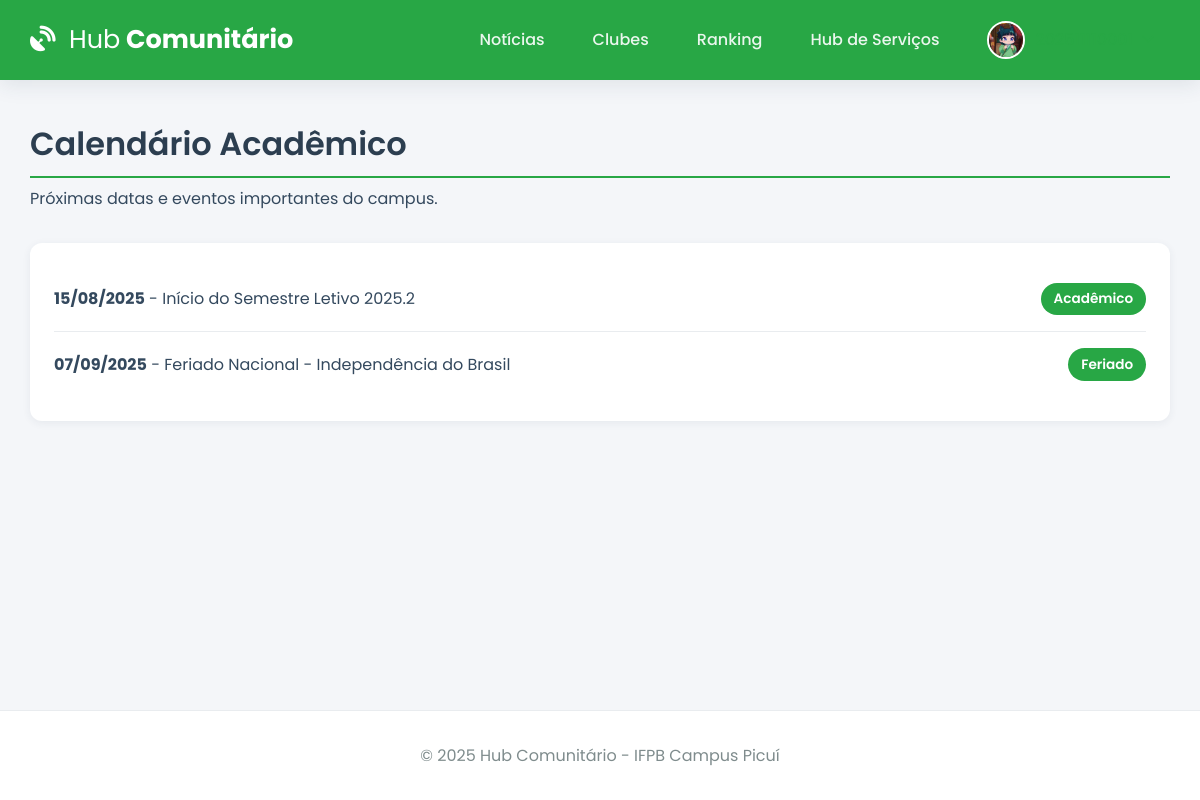
/calendario_academico (signed in), run on the app's committed database.
### app.py (models this page shows, shortened)
class User(db.Model):
    id = db.Column(db.Integer, primary_key=True)
    email = db.Column(db.String(120), unique=True, nullable=False)
    username = db.Column(db.String(12), unique=True, nullable=False)
    password_hash = db.Column(db.String(256), nullable=False)
    image_file = db.Column(db.String(100), nullable=False, default='default.jpg')
    eventos_inscritos = db.relationship('Evento', secondary=inscricao_evento_tabela, back_populates='alunos_inscritos', lazy='dynamic')
    clubes_membro = db.relationship('Clube', secondary=membros_clube_tabela, back_populates='membros', lazy='dynamic')
    clubes_liderados = db.relationship('Clube', backref='lider', lazy='dynamic', foreign_keys='Clube.lider_id')
    topicos_criados = db.relationship('ForumTopico', backref='autor', lazy='dynamic', cascade="all, delete-orphan")
    posts_criados = db.relationship('ForumPost', backref='autor', lazy='dynamic', cascade="all, delete-orphan")
    badges = db.relationship('Badge', secondary=user_badges_tabela, back_populates='users', lazy='dynamic')

class CalendarioAcademico(db.Model):
    id = db.Column(db.Integer, primary_key=True)
    data = db.Column(db.Date, nullable=False)
    descricao = db.Column(db.String(200), nullable=False)
    tipo = db.Column(db.String(50), nullable=False)

### app.py (the view)
@app.route('/calendario_academico')
@login_required
def calendario_academico():
    hoje = date.today()
    eventos = CalendarioAcademico.query.filter(CalendarioAcademico.data >= hoje).order_by(CalendarioAcademico.data.asc()).all()
    return render_template('calendario_academico.html', eventos=eventos)

### app.py (called while the page is built)
@app.before_request
def load_logged_in_user():
    user_id = session.get('user_id')
    g.user = User.query.get(user_id) if user_id else None
    if user_id and g.user is None: session.clear()

def login_required(f):
    @wraps(f)
    def decorated_function(*args, **kwargs):
        if g.user is None:
            flash('Você precisa fazer login para acessar esta página.', 'warning')
            return redirect(url_for('login'))
        return f(*args, **kwargs)
    return decorated_function

@app.context_processor
def inject_utils():
    return dict(
        current_user_data=g.user,
        current_year=datetime.now(timezone.utc).year,
        timedelta=timedelta
    )

### templates/calendario_academico.html (shortened to what this page needs)
{% extends 'base.html' %}
{% block content %}
<h1 class="page-header">Calendário Acadêmico</h1>
<p class="lead text-muted" style="margin-top: -1rem; margin-bottom: 2rem;">Próximas datas e eventos importantes do campus.</p>
<div class="card">
    <div class="card-body">
        {% if eventos %}
            <ul class="course-list">
                {% for evento in eventos %}
                    <li class="list-item">
                        <div>
                            <strong>{{ evento.data.strftime('%d/%m/%Y') }}</strong> - {{ evento.descricao }}
                        </div>
                        <span class="vagas-badge">{{ evento.tipo }}</span>
                    </li>
                {% endfor %}
            </ul>
        {% else %}
            <div class="empty-state">
                <p>Nenhum evento futuro encontrado no calendário acadêmico.</p>
            </div>
        {% endif %}
    </div>
</div>
{% endblock %}

### templates/base.html (shortened to what this page needs)
<!DOCTYPE html>
<html lang="pt-br">
<head>
    <link rel="stylesheet" href="https://cdnjs.cloudflare.com/ajax/libs/font-awesome/6.5.2/css/all.min.css" />
    <link rel="stylesheet" href="{{ url_for('static', filename='css/style.css') }}">
</head>
<body>
    <header class="header">
        <div class="container">
            <nav class="navbar">
                <a class="navbar-brand" href="{{ url_for('noticias') if current_user_data else url_for('login') }}">
                    <i class="fas fa-satellite-dish"></i> <strong>Hub</strong> Comunitário
                </a>
                <div class="nav-links" id="nav-links">
                    {% if current_user_data %}
                        <a class="nav-item" href="{{ url_for('noticias') }}">Notícias</a>
                        <a class="nav-item" href="{{ url_for('clubes') }}">Clubes</a>
                        <a class="nav-item" href="{{ url_for('ranking') }}">Ranking</a>
                        <a class="nav-item" href="{{ url_for('hub_servicos') }}">Hub de Serviços</a>
                        <div class="nav-item user-menu">
                             <a class="user-menu-trigger" href="#">
                                 <img src="{{ url_for('static', filename='profile_pics/' + current_user_data.image_file) }}" class="nav-profile-image">
                                 <span>{{ current_user_data.username }}</span> <i class="fas fa-chevron-down dropdown-icon"></i>
                             </a>
                        </div>
                    {% else %}
                        <a href="{{ url_for('login') }}" class="nav-item">Entrar</a>
                        <a href="{{ url_for('register') }}" class="nav-item btn btn-outline">Registar</a>
                    {% endif %}
                </div>
            </nav>
        </div>
    </header>
    <main class="container">
        {% block content %}{% endblock %}
    </main>
    <footer class="footer">
        <p>&copy; {{ current_year }} Hub Comunitário - IFPB Campus Picuí</p>
    </footer>
</body>
</html>

### static/css/style.css (style rules this page uses)
:root { --ifpb-green: #28a745; --ifpb-green-dark: #218838; --dark-blue: #2c3e50; --light-gray: #ecf0f1; --medium-gray: #bdc3c7; --text-color: #34495e; --light-text: #7f8c8d; --background-color: #f4f6f9; --surface-color: #ffffff; --border-color: #e9ecef; --font-family-base: 'Poppins', sans-serif; --shadow-sm: 0 2px 8px rgba(44, 62, 80, 0.07); --shadow-md: 0 5px 20px rgba(44, 62, 80, 0.1); --border-radius: 12px; }
* { box-sizing: border-box; margin: 0; padding: 0; }
html { height: 100%; }
body { font-family: var(--font-family-base); background-color: var(--background-color); color: var(--text-color); display: flex; flex-direction: column; min-height: 100%; }
.container { width: 95%; max-width: 1200px; margin: 0 auto; }
main.container { flex-grow: 1; padding-top: 2.5rem; padding-bottom: 2.5rem; }
h1, h2, h3, h4 { font-weight: 600; color: var(--dark-blue); margin-bottom: 1.5rem; }
a { color: var(--ifpb-green); text-decoration: none; transition: color 0.2s; }
.header { background-color: var(--ifpb-green); padding: 0.8rem 0; box-shadow: var(--shadow-md); position: sticky; top: 0; z-index: 1000; }
.navbar { display: flex; justify-content: space-between; align-items: center; }
.navbar-brand { font-weight: 700; font-size: 1.6rem; color: var(--surface-color); }
.navbar-brand i { margin-right: 0.5rem; }
.navbar-brand strong { font-weight: 400; }
.nav-links { display: flex; align-items: center; gap: 1rem; }
.nav-item { color: rgba(255, 255, 255, 0.9); font-weight: 500; padding: 0.5rem 1rem; border-radius: var(--border-radius); transition: background-color 0.2s; }
.nav-profile-image { width: 38px; height: 38px; border-radius: 50%; margin-right: 10px; object-fit: cover; border: 2px solid var(--surface-color); }
.user-menu { position: relative; }
.user-menu-trigger { display: flex; align-items: center; cursor: pointer; }
.user-menu-trigger .dropdown-icon { font-size: 0.8em; margin-left: 0.5rem; transition: transform 0.2s; }
.card { background-color: var(--surface-color); border-radius: var(--border-radius); box-shadow: var(--shadow-sm); transition: all 0.3s ease-in-out; display: flex; flex-direction: column; height: 100%; }
.card .card-body { padding: 1.5rem; flex-grow: 1; }
.vagas-badge, .vagas-badge-lg { background-color: var(--ifpb-green); color: white; padding: 0.4rem 0.8rem; border-radius: 50px; font-size: 0.85rem; font-weight: 600; }
.course-list, .simple-list { list-style: none; }
.list-item { display: flex; justify-content: space-between; align-items: center; padding: 1rem 0; border-bottom: 1px solid var(--border-color); }
.list-item:last-child { border-bottom: none; }
.page-header { border-bottom: 2px solid var(--ifpb-green); padding-bottom: 0.5rem; }
.footer { padding: 2rem 0; background-color: var(--surface-color); text-align: center; margin-top: auto; border-top: 1px solid var(--border-color); }
.footer p { margin: 0; color: var(--light-text); }

### data on the page
User: image_file (placeholder picture)
CalendarioAcademico: data "15/08/2025", descricao "Início do Semestre Letivo 2025.2", tipo "Acadêmico"
CalendarioAcademico: data "07/09/2025", descricao "Feriado Nacional - Independência do Brasil", tipo "Feriado"
